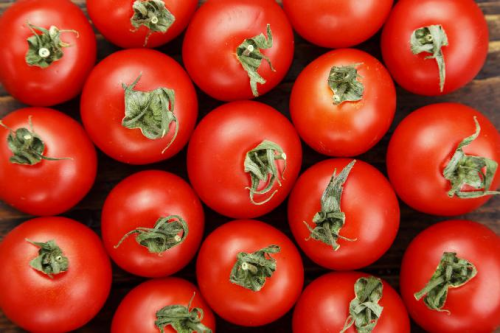
#> input picture tomater.png, 500 x 333 px, given in place of the camera
$ python VideoColourMatchingAndCircleDetection.py
#> lines starting #> are read from the running program, lines starting #| are printed output that depends on the picture
from multiprocessing.sharedctypes import Value
import cv2
import numpy as np


def nothing(x): # apparently needs to be here to use trackbar
    pass
#HEJ


if __name__ == '__main__':
    cap = cv2.VideoCapture(0) # choose camera

    # Trackbars er grafiske sliders der sætter værdier.
    cv2.namedWindow('HSV and HughCircle Values') # Create window with trackbars
    cv2.createTrackbar("H MIN", "HSV and HughCircle Values", 60, 179, nothing) # Trackbar object, params: (Label/Name, Window name (Which window it belongs to), default value, max. value, callback option)
    cv2.createTrackbar("S MIN", "HSV and HughCircle Values", 120, 255, nothing)
    cv2.createTrackbar("V MIN", "HSV and HughCircle Values", 60, 255, nothing)
    cv2.createTrackbar("H MAX", "HSV and HughCircle Values", 179, 179, nothing)
    cv2.createTrackbar("S MAX", "HSV and HughCircle Values", 255, 255, nothing)
    cv2.createTrackbar("V MAX", "HSV and HughCircle Values", 255, 255, nothing)
    cv2.createTrackbar("Hough param1", "HSV and HughCircle Values", 192, 300, nothing)
    cv2.createTrackbar("Hough param2", "HSV and HughCircle Values", 10, 15, nothing)

    while True:

        ret, frame = cap.read() # get frame from webcam
#> frame is the input picture: shape (333, 500, 3); mean B, G, R 34.6, 56.2, 178.5

        hsv = cv2.cvtColor(frame, cv2.COLOR_BGR2HSV)# Copy of frame, in HSV colourspace
#> hsv: shape (333, 500, 3); mean H, S, V 15.7, 204.7, 179.2
        imgCopy = frame.copy() # copy of frame used later for showing circle detection in imshow()

        # using trackbar values in variables
        h_min = cv2.getTrackbarPos("H MIN", "HSV and HughCircle Values")
        s_min = cv2.getTrackbarPos("S MIN", "HSV and HughCircle Values")
        v_min = cv2.getTrackbarPos("V MIN", "HSV and HughCircle Values")
        h_max = cv2.getTrackbarPos("H MAX", "HSV and HughCircle Values")
        s_max = cv2.getTrackbarPos("S MAX", "HSV and HughCircle Values")
        v_max = cv2.getTrackbarPos("V MAX", "HSV and HughCircle Values")

        #settin lower and upper values to be used for mask. (3 channels, so 3 values needed)
        lowerVal = np.array([h_min, s_min, v_min])
        upperVal = np.array([h_max, s_max, v_max])

        mask = cv2.inRange(hsv, lowerVal, upperVal) # mask based on min. and max. HSV values
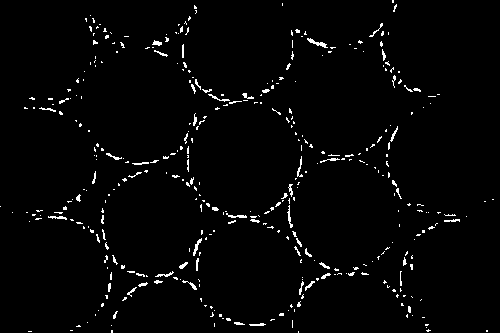
#> mask: shape (333, 500); 2.3% white in thin lines or dots
        result = cv2.bitwise_and(frame, frame, mask=mask)
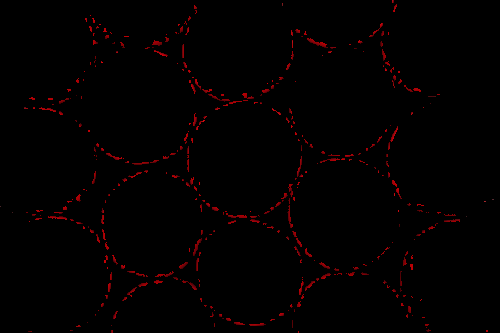
#> result: shape (333, 500, 3); mean B, G, R 0.2, 0.1, 3.2

        hsv_min = "MIN H:{} S:{} V:{}".format(h_min,s_min,v_min) # Formatting for text showing min. and max. HSV values in frame
        hsv_max = "MAX H:{} S:{} V:{}".format(h_max, s_max, v_max)

        cv2.putText(frame, hsv_min, (10, 30), cv2.FONT_HERSHEY_SIMPLEX, 1, (0, 0, 255), 2) # add text to frame
        cv2.putText(frame, hsv_max, (10, 80), cv2.FONT_HERSHEY_SIMPLEX, 1, (0, 0, 255), 2)
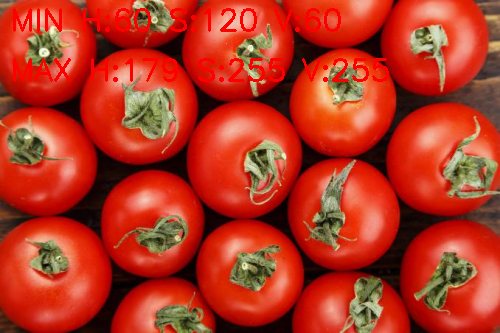
#> frame: shape (333, 500, 3); mean B, G, R 33.3, 54.1, 179.8


        ################################## Hugh circle detection ##################################

        hughParam1 = float(cv2.getTrackbarPos("Hough param1", "HSV and HughCircle Values"))/100 # read params from trackbar
        hughParam2 = cv2.getTrackbarPos("Hough param2", "HSV and HughCircle Values")

        gray = cv2.medianBlur(cv2.cvtColor(result, cv2.COLOR_BGR2GRAY),5)
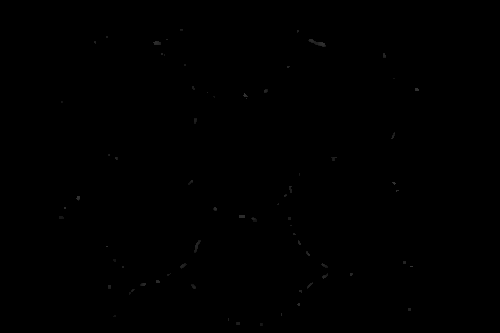
#> gray: shape (333, 500); min 0, max 54, mean 0.1
        circles=cv2.HoughCircles(gray, cv2.HOUGH_GRADIENT, hughParam1, hughParam2)
#> circles = None

        if circles is not None:
            circles = np.round(circles[0, :]).astype("int")
            for (x, y, r) in circles:
                cv2.circle(imgCopy, (x, y), r, (0, 255, 0), 4)
                cv2.rectangle(imgCopy, (x - 5, y - 5), (x + 5, y + 5), (0, 128, 255), -1)

        ############################################################################################

        #cv2.imshow('HSV', hsv) # Show the image in HSV colourspace
        cv2.imshow("HSV and HughCircle Values", result) # show trackbars and frame
        #cv2.imshow('frame', result)
        cv2.imshow('mask', mask) # Shows the mask
        cv2.imshow('HughCirle detection', imgCopy) # show copy of frame + hughcircles

        if cv2.waitKey(20) == 27: # wait for keyinput. (27 = ESC key)
#> (key Esc is pressed here)
            break
cap.release() # release camera (camera cannot be used for other applications while running this program)
cv2.destroyAllWindows # Close all the windows
